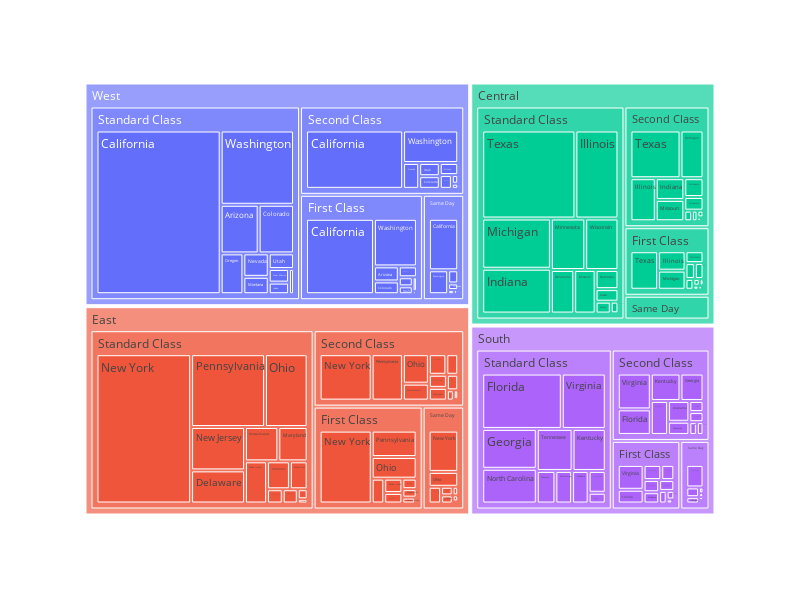

The cell this chart's notebook holds for it:
### Code cell
px.treemap(result, path = ["Region","Ship Mode","State"],
          values = "Sales", height = 600, width = 800)

### Figure 1 — Plotly figure (JSON) as saved in the notebook; plotly's stock layout.template omitted (floating-point values rounded to 4 significant figures; data arrays with more than 128 entries replaced by an {"elided": "..."} marker saying what was removed)
{"data": [{"branchvalues": "total", "domain": {"x": [0, 1], "y": [0, 1]}, "hovertemplate": "labels=%{label}<br>Sales=%{value}<br>parent=%{parent}<br>id=%{id}<extra></extra>", "ids": {"elided": "196 str values"}, "labels": {"elided": "196 str values"}, "name": "", "parents": {"elided": "196 str values"}, "type": "treemap", "values": {"elided": "196 float values"}}], "layout": {"height": 600, "legend": {"tracegroupgap": 0}, "margin": {"t": 60}, "width": 800}}
